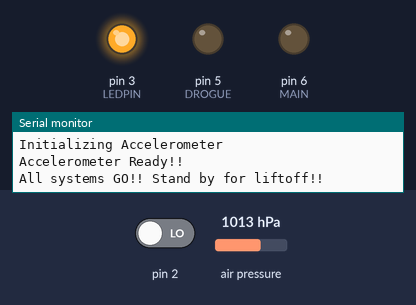
Recording of a sketch running on a simulated Arduino Uno, built with avr-gcc and run on an emulated ATmega328P. On the bench: output pins drawn as LEDs (lit = HIGH), the last lines printed to the serial monitor. The inputs (shaded band) are chosen by the test bench; at power-on: pin 2 LOW, air pressure 1013 hPa. EEPROM starts erased; pins used as bus, display or sensor lines are not drawn.

Above: at 13.7 s.
13.8 s: pin 2 driven HIGH
At 14.4 s:
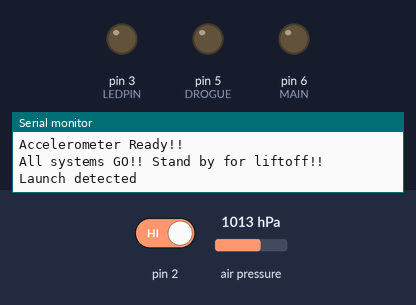
At 29.4 s:
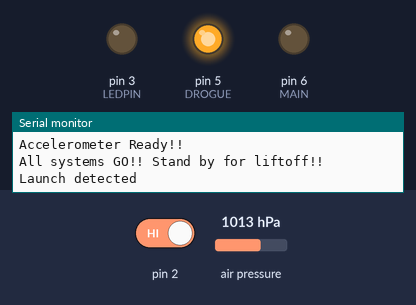
Timing chart, 0 to 31.3 s (numbered marks = the images above; inputs shaded):
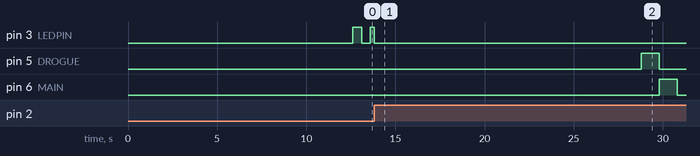

Measured:
- after the input at 13.8 s, pin 5 (DROGUE): LOW → HIGH after 15.0 s, → LOW 1.0 s later; pin 6 (MAIN): LOW → HIGH after 16.0 s, → LOW 1.0 s later

The sketch:

Rocket_flightComputer.ino
```cpp
/*
***  Flight computer with accelerometer interupt   ***
*/

#include <Wire.h>
#include <Adafruit_BMP085.h>
#include <EEPROM.h>
#include <SPI.h>

Adafruit_BMP085 bmp;

#define MAIN_LEVEL 1000.0   //***SET BEFORE EACH PROGRAM*** AGL in feet you want main to deploy
#define DELAY_PERIOD 15000  //***SET BEFORE EACH PROGRAM*** delay from ignition to drogue deploy in miliseconds
#define DROGUE 5            //output pin for ejection charge
#define MAIN 6              //output pin for ejection charge
#define THRESH_ACT 0x24
#define ACT_INACT_CTL 0x27
#define POWER_CTL 0x2D
#define INT_ENABLE 0x2E
#define INT_MAP 0x2F
#define INT_SOURCE 0x30
#define DATA_FORMAT 0x31
#define DATAX0 0x32
#define DATAX1 0x33
#define DATAY0 0x34
#define DATAY1 0x35
#define DATAZ0 0x36
#define DATAZ1 0x37
#define LEDPIN 3    //indicator LED
#define CS 10       //chip select pin for SPI

#define N_MORSE  (sizeof(morsetab)/sizeof(morsetab[0]))
#define SPEED  (13)
#define txpin    (13)
#define DOTLEN  (1200/SPEED)
#define DASHLEN  (3*(1200/SPEED))


float baroPres = 101625;   //***SET BEFORE EACH PROGRAM**** current barometric pressue in Pascals(ie 1015 millibars = 101500 pascals)
float gndLevelOne;
float gndLevelTwo;
float gndLevelThree;
float gndLevelAvg;
float mainDeployAlt;
int altDrogue, altMain, altDrogueAGL, altMainAGL;
uint8_t launch = 0;
uint8_t drogueDeployed = 0;
uint8_t mainDeployed = 0;
uint8_t n = 0;  // var for end of flight counter to test if watchdog kicks in, we don't want the watchdog to reset cpu
unsigned char values[10];

struct t_mtab { char c, pat; } ;

struct t_mtab morsetab[] = {
	{'+', 42},
	{'-', 97},
	{'=', 49},
	{'.', 106},
	{',', 115},
	{'?', 76},
	{'/', 41},
	{'A', 6},
	{'B', 17},
	{'C', 21},
	{'D', 9},
	{'E', 2},
	{'F', 20},
	{'G', 11},
	{'H', 16},
	{'I', 4},
	{'J', 30},
	{'K', 13},
	{'L', 18},
	{'M', 7},
	{'N', 5},
	{'O', 15},
	{'P', 22},
	{'Q', 27},
	{'R', 10},
	{'S', 8},
	{'T', 3},
	{'U', 12},
	{'V', 24},
	{'W', 14},
	{'X', 25},
	{'Y', 29},
	{'Z', 19},
	{'1', 62},
	{'2', 60},
	{'3', 56},
	{'4', 48},
	{'5', 32},
	{'6', 33},
	{'7', 35},
	{'8', 39},
	{'9', 47},
	{'0', 63}
} ;

void setup()
{
  pinMode(CS, OUTPUT);
  pinMode(DROGUE, OUTPUT);
  pinMode(MAIN, OUTPUT);
  pinMode(LEDPIN, OUTPUT);
  //pinMode(txpin, OUTPUT);       // output for 433mhz radio signal

  SPI.begin();
  SPI.setDataMode(SPI_MODE3);
  Serial.begin(9600);
  digitalWrite(CS, HIGH);

  Serial.println("Initializing Altimeter.");
  if (!bmp.begin())
  {
    Serial.println("Could not find BMP085 sensor, check wiring!!");
    while (1) {}
  }
  Serial.println("Altimeter ready.");
  delay(1000);

  Serial.println("Calculating ground level\n");

  gndLevelOne = currentAlt();
  delay(500);
  gndLevelTwo = currentAlt();
  delay(500);
  gndLevelThree = currentAlt();
  delay(500);
  for (int i = 0; i <= 5; i++)
  {
    gndLevelOne = (gndLevelOne + currentAlt()) /2;
    delay(500);
    gndLevelTwo = (gndLevelTwo + currentAlt()) /2;
    delay(500);
    gndLevelThree = (gndLevelThree + currentAlt()) /2;
    delay(500);
  }

  gndLevelAvg = (gndLevelOne + gndLevelTwo + gndLevelThree) / 3;

  Serial.print("GL 1 = ");
  Serial.println(gndLevelOne);
  Serial.print("GL 2 = ");
  Serial.println(gndLevelTwo);
  Serial.print("GL 3 = ");
  Serial.println(gndLevelThree);

  Serial.print("Ground level = ");
  Serial.print(gndLevelAvg);
  Serial.print(" feet");
  Serial.println("\n\n");

  mainDeployAlt = gndLevelAvg + MAIN_LEVEL;

  Serial.print("Main set to deploy at ");
  Serial.print(mainDeployAlt);
  Serial.print(" feet, ");
  Serial.print(MAIN_LEVEL);
  Serial.print(" feet AGL.");
  Serial.println("\n\n");

  /*
  Serial.println("Clearing EEPROM");
  for (int j = 0; j < EEPROM.length(); j++)
  {
	Serial.println("before eeprom write...");
    EEPROM.write(j, 0);
	Serial.println("After eeprom write: ");
	Serial.print("j is: ");
	Serial.println(j);
  }
  Serial.println("EEPROM cleared");
  */
  delay(500);
  Serial.print("Initializing Accelerometer\n");
  writeRegister(INT_MAP, 0xEF);
  writeRegister(ACT_INACT_CTL, 0x40);  //0x40 dc coupled with x-axis only participating in activity
  writeRegister(THRESH_ACT, 0x7F);   //0x3F =3.94gs  0x7f =7.94gs
  writeRegister(DATA_FORMAT, 0x01);  //0x01 = +/-4gs  0x02 = +/-8gs  0x03 = +/-16gs
  writeRegister(INT_ENABLE, 0x90);
  writeRegister(POWER_CTL, 0x08);
  readRegister(INT_SOURCE, 1, values);
  Serial.print("Accelerometer Ready!!\n");
  delay(500);
  noInterrupts();           // disable all interrupts
  TCCR1A = 0;
  TCCR1B = 0;
  TCNT1  = 0;

  OCR1A = 31250;            // compare match register 16MHz/256/2Hz
  TCCR1B |= (1 << WGM12);   // CTC mode
  TCCR1B |= (1 << CS12);    // 256 prescaler
  TIMSK1 |= (1 << OCIE1A);  // enable timer compare interrupt
  interrupts();             // enable all interrupts
  attachInterrupt(0, takeOff, RISING);
  digitalWrite(LEDPIN, HIGH);
  Serial.println("All systems GO!! Stand by for liftoff!!\n");
}  // end setup()

void loop()
{
  if((!drogueDeployed) && (launch))
  {
	TIMSK1 = 0;                // disable timer 1 interrupts
	detachInterrupt(0);        // disable interrupts from accelerometer
    digitalWrite(LEDPIN, LOW);
    Serial.print("Launch detected\n");
    detachInterrupt(0);
    delay(DELAY_PERIOD);
    digitalWrite(DROGUE, HIGH);
    delay(1000);
    digitalWrite(DROGUE, LOW);
	drogueDeployed = 1;
    altDrogue = currentAlt();
    Serial.print("Drogue deployed at ");
    Serial.print(altDrogue);
    Serial.print(" feet\n");
    altDrogueAGL = altDrogue - gndLevelAvg;
    Serial.print(altDrogueAGL);
    Serial.print(" feet AGL\n\n");
    //  ??? put accelerometer to sleep ???
    EEPROM.write(0, highByte(altDrogueAGL));
    EEPROM.write(1, lowByte(altDrogueAGL));
  }

  if ((currentAlt() <= mainDeployAlt) && (!mainDeployed) && (drogueDeployed))
  {
    digitalWrite(MAIN, HIGH);
    delay(1000);
    digitalWrite(MAIN, LOW);
	mainDeployed = 1;
    altMain = currentAlt();
    Serial.print("Main deployed at ");
    Serial.print(altMain);
    Serial.println(" feet");
    altMainAGL = altMain - gndLevelAvg;
    Serial.print(altMainAGL);
    Serial.println(" feet AGL");
    EEPROM.write(2, highByte(altMainAGL));
    EEPROM.write(3, lowByte(altMainAGL));
  }

  while(mainDeployed){
	  Serial.println("beep...");
	  delay(10000);
	  n++;
	  Serial.println(n);
	  /*
	  sendmsg("KG7CCY") ;
	  delay(2500) ;
	  */
  }
}  // end loop()

ISR(TIMER1_COMPA_vect)          // timer compare interrupt service routine
{
	digitalWrite(LEDPIN, digitalRead(LEDPIN) ^ 1);   // toggle LED pin
}

float currentAlt()
{
	return (bmp.readAltitude(baroPres) * 3.28);
}
void writeRegister(char registerAddress, char value)
{
  digitalWrite(CS, LOW);
  SPI.transfer(registerAddress);
  SPI.transfer(value);
  digitalWrite(CS, HIGH);
}

void readRegister(char registerAddress, int numBytes, unsigned char *values)
{
  char address = 0x80 | registerAddress;
  if(numBytes > 1)address = address | 0x40;

  digitalWrite(CS, LOW);
  SPI.transfer(address);
  for (int i = 0; i < numBytes; i++)
  {
    values[i] = SPI.transfer(0x00);
  }
  digitalWrite(CS, HIGH);
}

void takeOff(void)
{
  readRegister(INT_SOURCE, 1, values);
  launch = 1;
}

void dash()
{
	digitalWrite(txpin, HIGH);
	delay(DASHLEN);
	digitalWrite(txpin, LOW);
	delay(DOTLEN);
}

void dit()
{
	digitalWrite(txpin, HIGH);
	delay(DOTLEN);
	digitalWrite(txpin, LOW);
	delay(DOTLEN);
}


void send(char c)
{
	int i ;
	if (c == ' ') {
		delay(7*DOTLEN) ;
		return ;
	}
	for (i=0; i<N_MORSE; i++) {
		if (morsetab[i].c == c) {
			unsigned char p = morsetab[i].pat ;

			while (p != 1) {
				if (p & 1)
				dash() ;
				else
				dit() ;
				p = p / 2 ;
			}
			delay(2*DOTLEN) ;
		}
	}
}


void sendmsg(char *str)
{
	while (*str)
	send(*str++) ;
}
```
